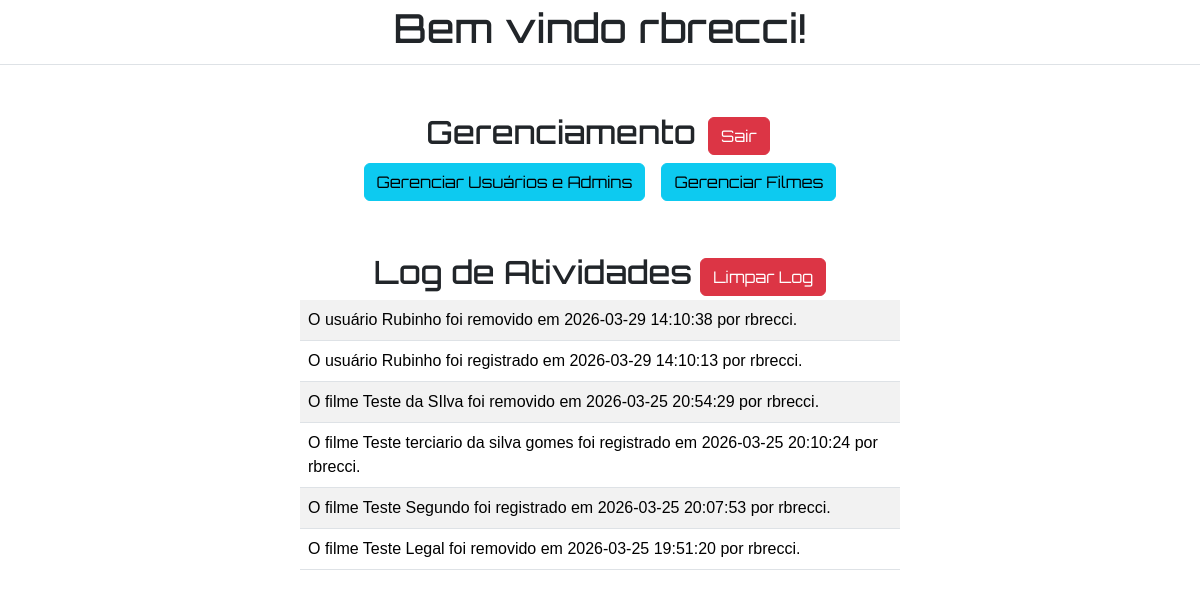
The app's page /app/views/admin/ (signed in) with its own data.
### tables this page shows
CREATE TABLE `activity_logs` (
  `id` int(11) NOT NULL,
  `action_type` enum('create','update','delete') DEFAULT NULL,
  `entity_type` enum('user','movie') DEFAULT NULL,
  `entity_id` int(11) DEFAULT NULL,
  `entity_name` varchar(255) DEFAULT NULL,
  `admin_id` int(11) DEFAULT NULL,
  `admin_username` varchar(50) DEFAULT NULL,
  `created_at` datetime DEFAULT current_timestamp()
);

### app/views/admin/index.php (the view, shortened to what this page needs)
<?php
include (__DIR__ . "/../../middleware/admin.php");
$sql = 'SELECT * FROM activity_logs ORDER BY created_at DESC LIMIT 10';
$result = $conn->query($sql);
$actions = [
    'create' => 'registrado',
    'update' => 'editado',
    'delete' => 'removido'
];
?>
<!DOCTYPE html>
<html lang="pt-BR">
<head>
    <link href="https://cdn.jsdelivr.net/npm/bootstrap@5.3.8/dist/css/bootstrap.min.css" rel="stylesheet">
    <link rel="stylesheet" href="../../assets/css/style.css">
</head>
<body>
    <header class="text-center border-bottom p-1">
        <h1>Bem vindo <?= $_SESSION['username'] ?>!</h1>
    </header>
    <main class="d-flex flex-column align-items-center" style="height: calc(100vh - 65px);">
        <div class="d-flex align-items-center gap-2 mt-5">
            <h2>Gerenciamento</h2>
            <a href="../../auth/logout.php" class="btn btn-danger m-1">Sair</a>
        </div>
        <div class="d-flex align-items-center gap-2">
            <a href="users/" class="btn btn-info m-1">Gerenciar Usuários e Admins</a>
            <a href="movies/" class="btn btn-info m-1">Gerenciar Filmes</a>
        </div>
        <div class="d-flex align-items-center gap-2 mt-5">
            <h2>Log de Atividades</h2>
            <a href="../../controllers/logClean.php" class="btn btn-danger">Limpar Log</a>
        </div>
        <table class="table table-striped w-50">
            <?php while($row = $result->fetch_assoc()): ?>
                <?php $entity = $row['entity_type'] == 'user' ? 'usuário' : 'filme'; ?>
                <tr>
                    <td><?= "O {$entity} {$row['entity_name']} foi {$actions[$row['action_type']]} em {$row['created_at']} por {$row['admin_username']}." ?></td>
                </tr>
            <?php endwhile ?>
        </table>
    </main>
</body>
</html>

### app/assets/css/style.css (style rules this page uses)
body { font-family: 'orbitron' !important; }
table { font-family: arial; }

### records on screen
activity_logs: entity_type "usuário", entity_name "Rubinho", action_type "removido", created_at "2026-03-29 14:10:38", admin_username "rbrecci"
activity_logs: entity_type "usuário", entity_name "Rubinho", action_type "registrado", created_at "2026-03-29 14:10:13", admin_username "rbrecci"
activity_logs: entity_type "filme", entity_name "Teste da SIlva", action_type "removido", created_at "2026-03-25 20:54:29", admin_username "rbrecci"
activity_logs: entity_type "filme", entity_name "Teste terciario da silva gomes", action_type "registrado", created_at "2026-03-25 20:10:24", admin_username "rbrecci"
activity_logs: entity_type "filme", entity_name "Teste Segundo", action_type "registrado", created_at "2026-03-25 20:07:53", admin_username "rbrecci"
activity_logs: entity_type "filme", entity_name "Teste Legal", action_type "removido", created_at "2026-03-25 19:51:20", admin_username "rbrecci"

### other values on screen
$_SESSION['username'] "rbrecci"
